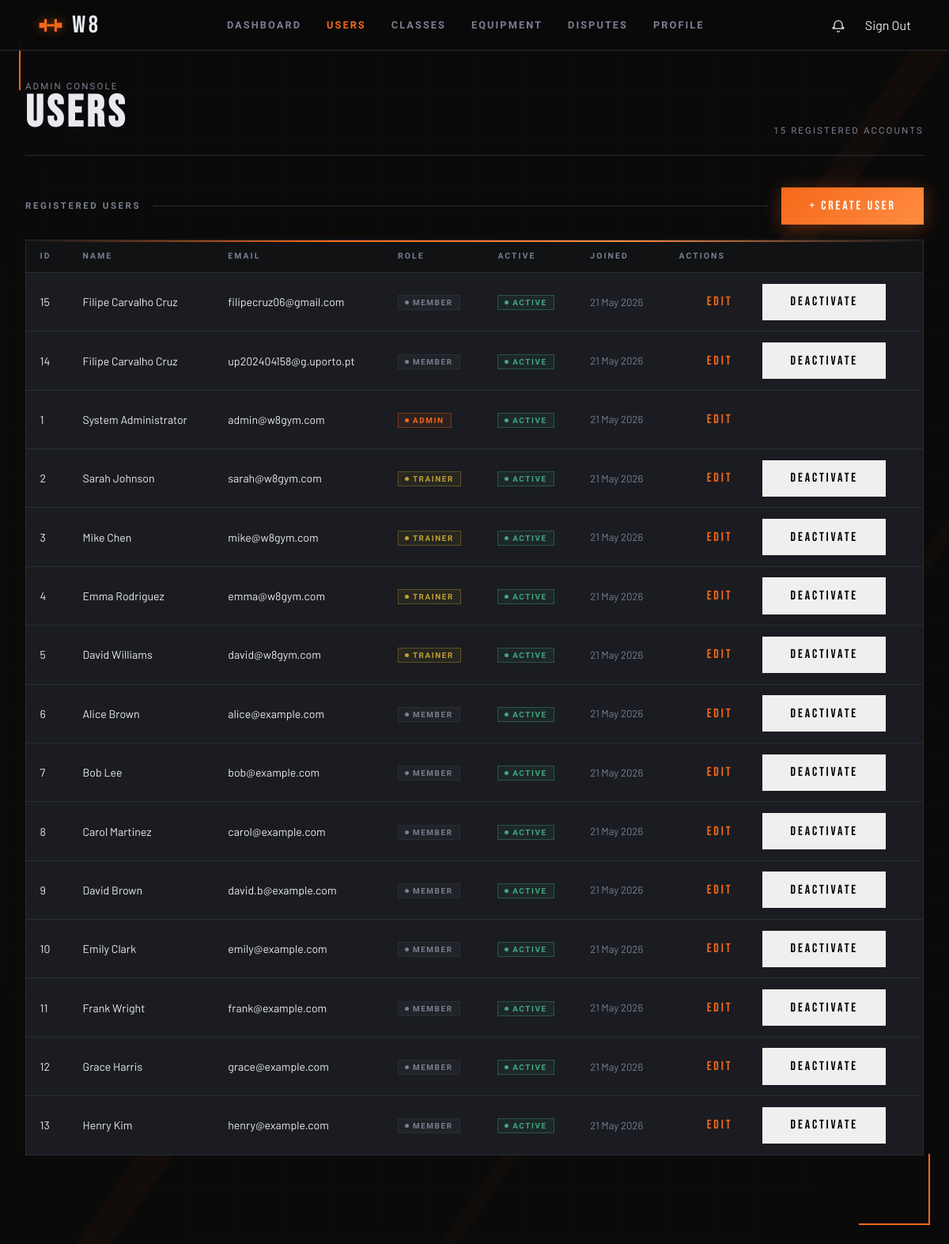
/pages/admin_users.php (signed in), run on an earlier commit of the app's database.
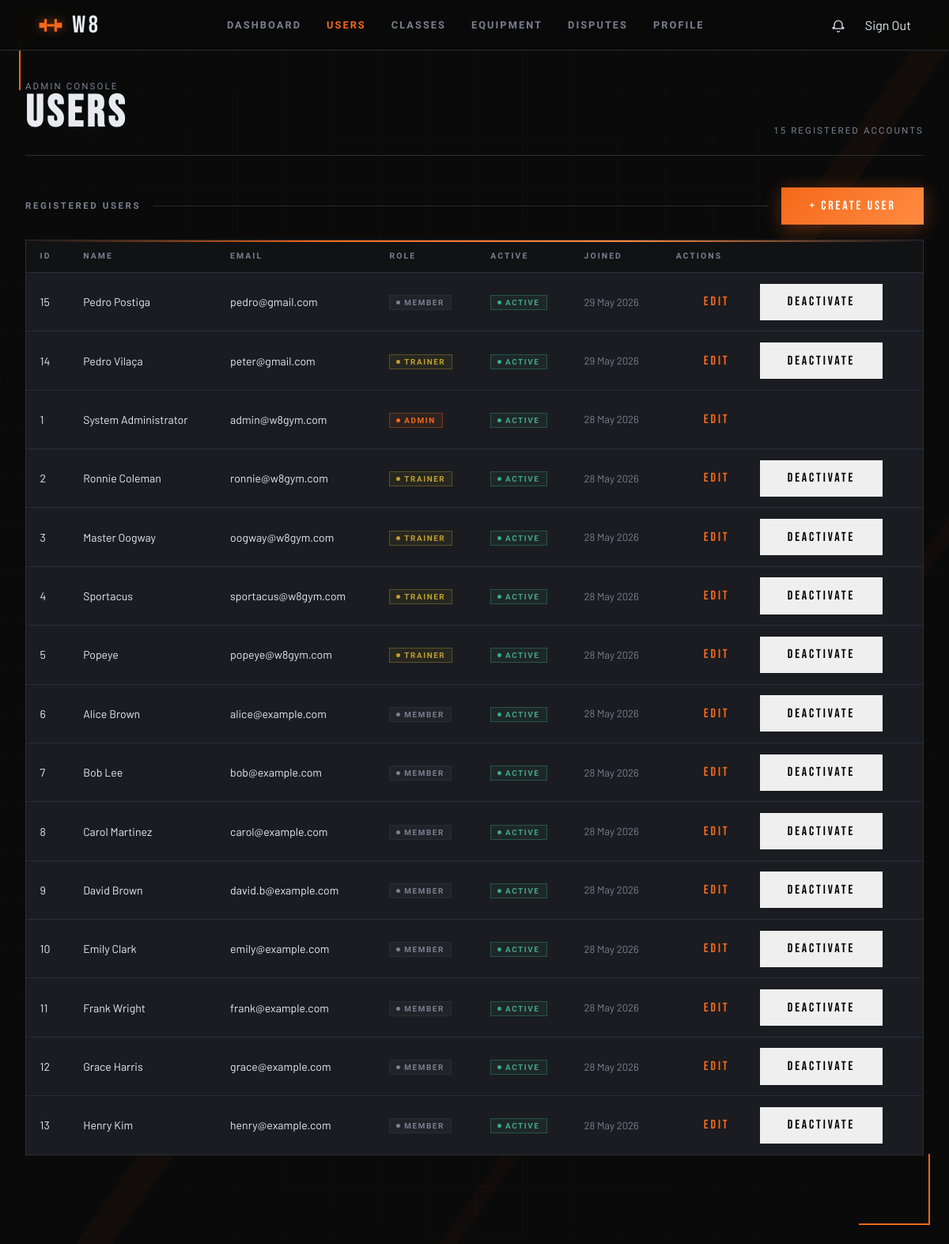
And on a later commit of the database.
### tables this page shows
CREATE TABLE users (
  id             INTEGER PRIMARY KEY AUTOINCREMENT,
  username       TEXT    NOT NULL UNIQUE,
  email          TEXT    NOT NULL UNIQUE,
  password_hash  TEXT    NOT NULL,
  first_name     TEXT    NOT NULL,
  last_name      TEXT    NOT NULL,
  phone          TEXT    DEFAULT NULL,
  date_of_birth  TEXT    DEFAULT NULL,   -- ISO-8601: YYYY-MM-DD
  photo_path     TEXT    DEFAULT NULL,   -- stored relative path
  role           TEXT    NOT NULL DEFAULT 'member'
                         CHECK (role IN ('member','trainer','admin')),
  is_active      INTEGER NOT NULL DEFAULT 1,
  created_at     TEXT    NOT NULL DEFAULT (datetime('now')),
  updated_at     TEXT    NOT NULL DEFAULT (datetime('now'))
  -- NOTE: update updated_at via UPDATE trigger or in application code
);

### config/session.php (called while the page is built, shortened)
<?php
function current_user(): ?array {
    return $_SESSION['user'] ?? null;
}
function require_login(string $redirect = '../pages/sign_in.php'): array {
    $user = current_user();
    return $user;
}
function require_role(string $role, string $redirect = '../pages/dashboard.php'): array {
    $user = require_login();
    return $user;
}
function require_admin(): array {
    return require_role('admin');
}

### pages/admin_users.php (the view, shortened to what this page needs)
<?php
require_once __DIR__ . '/../config/session.php';
$admin = require_admin();
$role = $admin['role'];
$db = get_db();
$stmt = $db->query(
    'SELECT id, username, first_name, last_name, email, phone, role, is_active, created_at
     FROM users
     ORDER BY created_at DESC'
);
$users = $stmt->fetchAll();
?>
<!doctype html>
<html lang="en">
<head>
  <link rel="stylesheet" href="../css/base.css">
  <link rel="stylesheet" href="../css/components.css">
  <link rel="stylesheet" href="../css/admin.css">
</head>
<body>
  <span class="corner corner--tl"></span>
  <span class="corner corner--br"></span>
  <?php $current_page = 'admin_users'; require_once __DIR__ . '/../includes/nav.php'; ?>
  <main class="admin-layout">
    <header class="admin-header">
      <div>
        <div class="admin-header__sub">Admin Console</div>
        <h1 class="admin-header__title">Users</h1>
      </div>
      <div class="admin-header__sub"><?= count($users) ?> registered accounts</div>
    </header>
    <section class="admin-section">
      <div class="admin-section__heading">
        <span class="admin-section__title">Registered Users</span>
        <span class="admin-section__line"></span>
        <a href="admin_create_user.php" class="btn btn-primary">+ Create User</a>
      </div>
      <div class="admin-table-wrap">
        <table class="admin-table">
          <thead>
            <tr>
              <th>ID</th>
              <th>Name</th>
              <th>Email</th>
              <th>Role</th>
              <th>Active</th>
              <th>Joined</th>
              <th>Actions</th>
            </tr>
          </thead>
          <tbody>
            <?php foreach ($users as $u): ?>
            <tr>
              <td><?= (int)$u['id'] ?></td>
              <td><?= htmlspecialchars($u['first_name'] . ' ' . $u['last_name'], ENT_QUOTES, 'UTF-8') ?></td>
              <td><?= htmlspecialchars($u['email'], ENT_QUOTES, 'UTF-8') ?></td>
              <td><span class="badge badge--role-<?= htmlspecialchars($u['role'], ENT_QUOTES, 'UTF-8') ?>"><?= htmlspecialchars($u['role'], ENT_QUOTES, 'UTF-8') ?></span></td>
              <td><span class="badge <?= $u['is_active'] ? 'badge--active' : 'badge--inactive' ?>"><?= $u['is_active'] ? 'Active' : 'Inactive' ?></span></td>
              <td class="muted"><?= htmlspecialchars(date('d M Y', strtotime($u['created_at'])), ENT_QUOTES, 'UTF-8') ?></td>
              <td class="admin-table__actions">
                <a class="btn btn-secondary" href="admin_edit_user.php?id=<?= (int)$u['id'] ?>">Edit</a>
                <?php if ((int)$u['id'] !== (int)$admin['id']): ?>
                <form method="post" action="../actions/admin_toggle_user.php" style="display:inline; margin:0;">
                  <button class="btn btn-ghost" type="submit"><?= $u['is_active'] ? 'Deactivate' : 'Reactivate' ?></button>
                </form>
                <?php endif; ?>
              </td>
            </tr>
            <?php endforeach; ?>
          </tbody>
        </table>
      </div>
    </section>
  </main>
</body>
</html>

### includes/nav.php (shortened to what this page needs)
<?php
$current_page = $current_page ?? '';
$role = $role ?? null;
$base_path = $base_path ?? '../';
$is_active = function($page) use ($current_page) {
    return $current_page === $page ? 'nav-link--active' : '';
};
?>
<nav>
  <a href="<?= $base_path ?>index.php" class="nav-brand">
    <span>W8</span>
  </a>
  <div class="nav-links">
    <?php if ($role): ?>
      <a href="<?= $base_path ?>pages/dashboard.php" class="<?= $is_active('dashboard') ?>">Dashboard</a>
    <?php endif; ?>
    <?php if ($role === 'member'): ?>
      <a href="<?= $base_path ?>pages/classes.php" class="<?= $is_active('classes') ?>">Classes</a>
      <a href="<?= $base_path ?>pages/equipment.php" class="<?= $is_active('equipment') ?>">Equipment</a>
      <a href="<?= $base_path ?>pages/trainers.php" class="<?= $is_active('trainers') ?>">Trainers</a>
      <a href="<?= $base_path ?>pages/my_reviews.php" class="<?= $is_active('my_reviews') ?>">Reviews</a>
    <?php elseif ($role === 'trainer'): ?>
      <a href="<?= $base_path ?>pages/my_schedule.php" class="<?= $is_active('my_schedule') ?>">My Schedule</a>
      <a href="<?= $base_path ?>pages/my_roster.php" class="<?= $is_active('my_roster') ?>">Roster</a>
    <?php elseif ($role === 'admin'): ?>
      <a href="<?= $base_path ?>pages/admin_users.php" class="<?= $is_active('admin_users') ?>">Users</a>
      <a href="<?= $base_path ?>pages/admin_classes.php" class="<?= $is_active('admin_classes') ?>">Classes</a>
      <a href="<?= $base_path ?>pages/admin_equipment.php" class="<?= $is_active('admin_equipment') ?>">Equipment</a>
      <a href="<?= $base_path ?>pages/admin_disputes.php" class="<?= $is_active('admin_disputes') ?>">Disputes</a>
    <?php endif; ?>
    <?php if ($role): ?>
      <a href="<?= $base_path ?>pages/profile.php" class="<?= $is_active('profile') ?>">Profile</a>
    <?php else: ?>
      <a href="<?= $base_path ?>pages/sign_in.php" class="nav-mobile-auth" style="display:none;">Sign In</a>
      <a href="<?= $base_path ?>pages/register.php" class="nav-mobile-auth" style="display:none;">Register</a>
    <?php endif; ?>
  </div>
  <?php if ($role): ?>
    <div class="nav-desktop-auth" style="display: flex; gap: 1.5rem; align-items: center;">
      <a href="<?= $base_path ?>pages/notifications.php" style="position:relative;color:var(--text);display:flex;align-items:center;">
        <svg viewBox="0 0 24 24" fill="none" style="width:20px;height:20px;">
          <path d="M18 15h2v2H4v-2h2v-4a6 6 0 0112 0v4z" stroke="currentColor" stroke-width="1.5" stroke-linecap="round"/>
          <path d="M13.73 21a2 2 0 01-3.46 0" stroke="currentColor" stroke-width="1.5" stroke-linecap="round"/>
        </svg>
      </a>
      <form method="post" action="<?= $base_path ?>actions/do_logout.php">
        <button type="submit" class="nav-cta nav-link-btn">Sign Out</button>
      </form>
    </div>
  <?php endif; ?>
</nav>

### css/base.css (style rules this page uses)
:root { --color-black: #0a0a0a; --color-dark: #111214; --color-steel: #1a1c21; --color-border: #2a2d35; --color-muted: #3e424f; --color-text: #e8eaf0; --color-subtle: #7a7f91; --color-accent: #f5681a; --color-accent2: #ff8c42; --color-glow: rgba(245, 104, 26, 0.18); --grad-accent: linear-gradient(135deg, var(--color-accent) 0%, var(--color-accent2) 100%); --radius-card: 2px; --radius-field: 2px; --transition: 0.22s cubic-bezier(0.4, 0, 0.2, 1); --font-display: 'Bebas Neue', sans-serif; --font-ui: 'Barlow Condensed', sans-serif; --font-body: 'Barlow', sans-serif; --fd: var(--font-display); --fu: var(--font-ui); --fb: var(--font-body); --t: var(--transition); --accent: var(--color-accent); --accent2: var(--color-accent2); --subtle: var(--color-subtle); --border: var(--color-border); --steel: var(--color-steel); --dark: var(--color-dark); --text: var(--color-text); --grad: var(--grad-accent); }
*, *::before, *::after { box-sizing: border-box; margin: 0; padding: 0; }
html { font-size: 16px; scroll-behavior: smooth; }
body { min-height: 100vh; background: var(--color-black); color: var(--color-text); font-family: var(--font-body); overflow-x: hidden; }
a { color: var(--color-accent); text-decoration: none; transition: color var(--transition); }
button { font-family: inherit; cursor: pointer; }

### css/components.css (style rules this page uses)
.corner { position: fixed; width: 90px; height: 90px; pointer-events: none; z-index: 1; }
.corner--tl { top: 24px; left: 24px; border-top: 2px solid var(--accent); border-left: 2px solid var(--accent); animation: corner-pulse 3s ease-in-out infinite; }
.corner--br { bottom: 24px; right: 24px; border-bottom: 2px solid var(--accent); border-right: 2px solid var(--accent); animation: corner-pulse 3s ease-in-out infinite 1.5s; }
.btn { font-family: var(--fd); font-size: 1rem; letter-spacing: .18em; padding: .85rem 2.2rem; border: none; cursor: pointer; transition: filter var(--t), transform var(--t), box-shadow var(--t); display: inline-flex; align-items: center; justify-content: center; gap: 0.6rem; text-decoration: none; position: relative; overflow: hidden; }
.btn-primary { background: var(--grad); color: #fff; box-shadow: 0 4px 24px rgba(245,104,26,.35); }
.btn-primary::before { content: ''; position: absolute; inset: 0; background: linear-gradient(90deg, transparent 0%, rgba(255,255,255,0.15) 50%, transparent 100%); transform: translateX(-100%); transition: transform 0.5s ease; }
nav { position: fixed; top: 0; left: 0; right: 0; z-index: 100; display: flex; align-items: center; justify-content: space-between; padding: 0 3rem; height: 64px; background: rgba(10,10,10,.92); border-bottom: 1px solid var(--border); backdrop-filter: blur(12px); }
.nav-brand { display: flex; align-items: center; gap: .7rem; text-decoration: none; }
.nav-brand svg { width: 32px; height: 32px; color: var(--accent); filter: drop-shadow(0 0 6px rgba(245, 104, 26, .5)); }
.nav-brand span { font-family: var(--fd); font-size: 1.9rem; letter-spacing: .12em; color: var(--text); }
.nav-links { display: flex; gap: 2rem; }
.nav-links a { font-family: var(--fu); font-size: .8rem; font-weight: 600; letter-spacing: .16em; text-transform: uppercase; color: var(--subtle); text-decoration: none; }
.nav-links a:hover, .nav-links a.nav-link--active { color: var(--accent); }
.nav-cta { font-family: var(--fu); font-size: .78rem; font-weight: 600; letter-spacing: .16em; text-transform: uppercase; padding: .55rem 1.4rem; background: var(--grad); color: #fff; transition: filter var(--t); text-decoration: none; }
.nav-link-btn { background: none; border: none; padding: 0; margin: 0; cursor: pointer; font: inherit; color: inherit; letter-spacing: inherit; text-transform: inherit; text-decoration: none; display: inline; }

What changed in the data, as far as the page shows it:
changed users id 15: first_name+last_name "Filipe Carvalho Cruz" → "Pedro Postiga"; email "filipecruz06@gmail.com" → "pedro@gmail.com"; created_at "21 May 2026" → "29 May 2026"
changed users id 14: first_name+last_name "Filipe Carvalho Cruz" → "Pedro Vilaça"; email "up202404158@g.uporto.pt" → "peter@gmail.com"; role "MEMBER" → "TRAINER"; created_at "21 May 2026" → "29 May 2026"
changed users "System Administrator": created_at "21 May 2026" → "28 May 2026"
changed users id 2: first_name+last_name "Sarah Johnson" → "Ronnie Coleman"; email "sarah@w8gym.com" → "ronnie@w8gym.com"; created_at "21 May 2026" → "28 May 2026"
changed users id 3: first_name+last_name "Mike Chen" → "Master Oogway"; email "mike@w8gym.com" → "oogway@w8gym.com"; created_at "21 May 2026" → "28 May 2026"
changed users id 4: first_name+last_name "Emma Rodriguez" → "Sportacus"; email "emma@w8gym.com" → "sportacus@w8gym.com"; created_at "21 May 2026" → "28 May 2026"
changed users id 5: first_name+last_name "David Williams" → "Popeye"; email "david@w8gym.com" → "popeye@w8gym.com"; created_at "21 May 2026" → "28 May 2026"
changed users "Alice Brown": created_at "21 May 2026" → "28 May 2026"
changed users "Bob Lee": created_at "21 May 2026" → "28 May 2026"
changed users "Carol Martinez": created_at "21 May 2026" → "28 May 2026"
changed users "David Brown": created_at "21 May 2026" → "28 May 2026"
changed users "Emily Clark": created_at "21 May 2026" → "28 May 2026"
changed users "Frank Wright": created_at "21 May 2026" → "28 May 2026"
changed users "Grace Harris": created_at "21 May 2026" → "28 May 2026"
changed users "Henry Kim": created_at "21 May 2026" → "28 May 2026"
